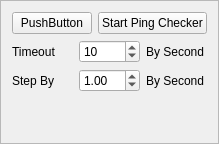
              <widget class="QFrame" name="frame_9">
               <property name="frameShape">
                <enum>QFrame::StyledPanel</enum>
               </property>
               <property name="frameShadow">
                <enum>QFrame::Raised</enum>
               </property>
               <layout class="QGridLayout" name="gridLayout_33">
                <item row="2" column="0" colspan="2">
                 <layout class="QHBoxLayout" name="horizontalLayout_6">
                  <item>
                   <widget class="QLabel" name="label_38">
                    <property name="text">
                     <string>Step By</string>
                    </property>
                   </widget>
                  </item>
                  <item>
                   <widget class="QDoubleSpinBox" name="doubleSpinBox_ping_stepby_2">
                    <property name="value">
                     <double>1.000000000000000</double>
                    </property>
                   </widget>
                  </item>
                  <item>
                   <widget class="QLabel" name="label_47">
                    <property name="text">
                     <string>By Second</string>
                    </property>
                   </widget>
                  </item>
                 </layout>
                </item>
                <item row="1" column="0" colspan="2">
                 <layout class="QHBoxLayout" name="horizontalLayout_7">
                  <item>
                   <widget class="QLabel" name="label_48">
                    <property name="text">
                     <string>Timeout</string>
                    </property>
                   </widget>
                  </item>
                  <item>
                   <widget class="QSpinBox" name="spinBox_ping_timeout_2">
                    <property name="value">
                     <number>10</number>
                    </property>
                   </widget>
                  </item>
                  <item>
                   <widget class="QLabel" name="label_49">
                    <property name="text">
                     <string>By Second</string>
                    </property>
                   </widget>
                  </item>
                 </layout>
                </item>
                <item row="0" column="0">
                 <widget class="QPushButton" name="pushButton_2">
                  <property name="text">
                   <string>PushButton</string>
                  </property>
                 </widget>
                </item>
                <item row="0" column="1">
                 <widget class="QPushButton" name="pushButton_chcker_ping_2">
                  <property name="text">
                   <string>Start Ping Checker</string>
                  </property>
                 </widget>
                </item>
                <item row="3" column="0">
                 <spacer name="verticalSpacer_6">
                  <property name="orientation">
                   <enum>Qt::Vertical</enum>
                  </property>
                  <property name="sizeHint" stdset="0">
                   <size>
                    <width>20</width>
                    <height>40</height>
                   </size>
                  </property>
                 </spacer>
                </item>
               </layout>
              </widget>
